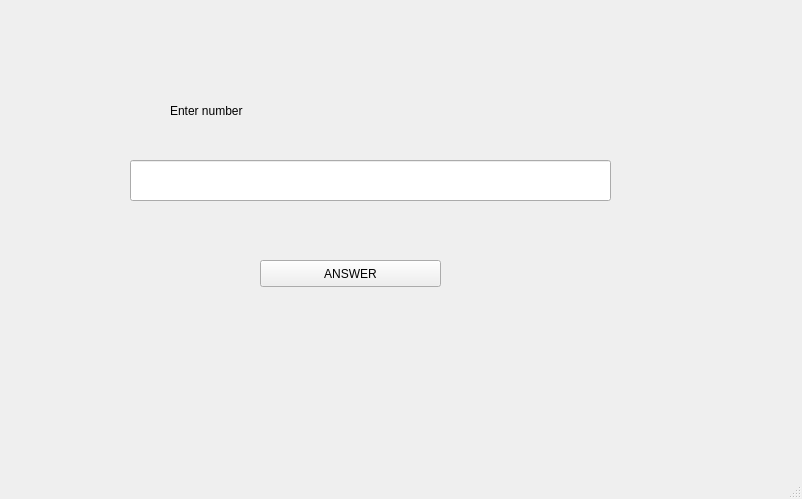
<?xml version="1.0" encoding="UTF-8"?>
<ui version="4.0">
 <class>MainWindow</class>
 <widget class="QMainWindow" name="MainWindow">
  <property name="geometry">
   <rect>
    <x>0</x>
    <y>0</y>
    <width>802</width>
    <height>499</height>
   </rect>
  </property>
  <property name="windowTitle">
   <string>MainWindow</string>
  </property>
  <widget class="QWidget" name="centralwidget">
   <widget class="QLineEdit" name="edit">
    <property name="geometry">
     <rect>
      <x>130</x>
      <y>160</y>
      <width>481</width>
      <height>41</height>
     </rect>
    </property>
   </widget>
   <widget class="QLabel" name="label">
    <property name="geometry">
     <rect>
      <x>170</x>
      <y>80</y>
      <width>161</width>
      <height>61</height>
     </rect>
    </property>
    <property name="text">
     <string>Enter number</string>
    </property>
   </widget>
   <widget class="QPushButton" name="answer">
    <property name="geometry">
     <rect>
      <x>260</x>
      <y>260</y>
      <width>181</width>
      <height>27</height>
     </rect>
    </property>
    <property name="text">
     <string>ANSWER</string>
    </property>
   </widget>
   <widget class="QLabel" name="out">
    <property name="geometry">
     <rect>
      <x>90</x>
      <y>330</y>
      <width>601</width>
      <height>91</height>
     </rect>
    </property>
    <property name="text">
     <string/>
    </property>
   </widget>
  </widget>
  <widget class="QMenuBar" name="menubar">
   <property name="geometry">
    <rect>
     <x>0</x>
     <y>0</y>
     <width>802</width>
     <height>22</height>
    </rect>
   </property>
  </widget>
  <widget class="QStatusBar" name="statusbar"/>
 </widget>
 <resources/>
 <connections/>
</ui>
